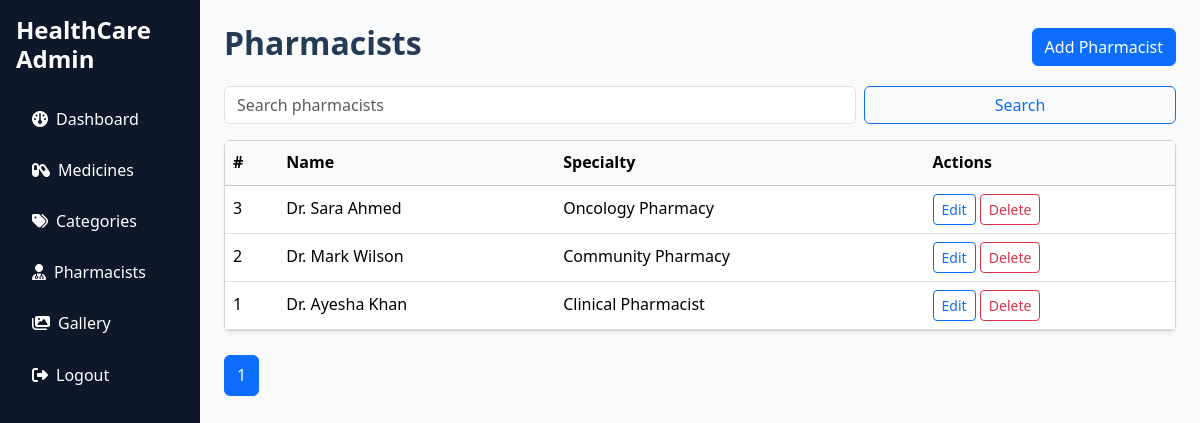
The app's page /admin/pharmacists.php (signed in) with its own data.
### tables this page shows
CREATE TABLE pharmacists (
    id INT AUTO_INCREMENT PRIMARY KEY,
    name VARCHAR(150) NOT NULL,
    specialty VARCHAR(150) NOT NULL,
    bio TEXT NOT NULL,
    photo VARCHAR(255) DEFAULT 'default.jpg',
    created_at TIMESTAMP DEFAULT CURRENT_TIMESTAMP
);

### config/database.php (called while the page is built, shortened)
<?php
function sanitize_input($data): string {
    return htmlspecialchars(trim($data), ENT_QUOTES, 'UTF-8');
}
?>

### admin/pharmacists.php (the view, shortened to what this page needs)
<?php
require_once __DIR__ . '/../config/database.php';
$search = trim($_GET['search'] ?? '');
$page = max(1, (int)($_GET['page'] ?? 1));
$limit = 8;
$offset = ($page - 1) * $limit;
$query = 'SELECT * FROM pharmacists WHERE 1=1';
$params = [];
$query .= ' ORDER BY id DESC LIMIT ? OFFSET ?';
$params[] = $limit;
$params[] = $offset;
$stmt = $pdo->prepare($query);
$stmt->execute($params);
$pharmacists = $stmt->fetchAll();
$countStmt = $pdo->prepare('SELECT COUNT(*) as total FROM pharmacists WHERE 1=1' . ($search !== '' ? ' AND (name LIKE ? OR specialty LIKE ? OR bio LIKE ?)' : ''));
if ($search !== '') {
    $countStmt->execute(['%' . $search . '%', '%' . $search . '%', '%' . $search . '%']);
} else {
    $countStmt->execute();
}
$total = $countStmt->fetch()['total'];
$totalPages = max(1, (int)ceil($total / $limit));
?>
<!DOCTYPE html>
<html lang="en">
<head>
    <link href="https://cdn.jsdelivr.net/npm/bootstrap@5.3.3/dist/css/bootstrap.min.css" rel="stylesheet">
    <link href="https://cdnjs.cloudflare.com/ajax/libs/font-awesome/6.5.2/css/all.min.css" rel="stylesheet">
    <link href="../assets/css/style.css" rel="stylesheet">
</head>
<body>
<div class="container-fluid">
    <div class="row">
        <nav class="col-md-3 col-lg-2 sidebar text-white p-3">
            <h4 class="fw-bold mb-4">HealthCare Admin</h4>
            <ul class="nav flex-column">
                <li class="nav-item mb-2"><a class="nav-link text-white" href="dashboard.php"><i class="fa-solid fa-gauge me-2"></i>Dashboard</a></li>
                <li class="nav-item mb-2"><a class="nav-link text-white" href="medicines.php"><i class="fa-solid fa-capsules me-2"></i>Medicines</a></li>
                <li class="nav-item mb-2"><a class="nav-link text-white" href="categories.php"><i class="fa-solid fa-tags me-2"></i>Categories</a></li>
                <li class="nav-item mb-2"><a class="nav-link text-white" href="pharmacists.php"><i class="fa-solid fa-user-doctor me-2"></i>Pharmacists</a></li>
                <li class="nav-item mb-2"><a class="nav-link text-white" href="gallery.php"><i class="fa-solid fa-images me-2"></i>Gallery</a></li>
                <li class="nav-item mb-2"><a class="nav-link text-white" href="logout.php"><i class="fa-solid fa-right-from-bracket me-2"></i>Logout</a></li>
            </ul>
        </nav>
        <main class="col-md-9 col-lg-10 admin-main p-4">
            <div class="d-flex justify-content-between align-items-center mb-3">
                <h2 class="fw-bold">Pharmacists</h2>
                <a href="pharmacists.php?action=add" class="btn btn-primary">Add Pharmacist</a>
            </div>
            <form class="row g-2 mb-3" method="get">
                <div class="col-md-8">
                    <input type="text" name="search" class="form-control" placeholder="Search pharmacists" value="<?php echo sanitize_input($search); ?>">
                </div>
                <div class="col-md-4">
                    <button class="btn btn-outline-primary w-100" type="submit">Search</button>
                </div>
            </form>
            <div class="card shadow-sm">
                <div class="table-responsive">
                    <table class="table table-hover align-middle mb-0">
                        <thead class="table-light">
                            <tr><th>#</th><th>Name</th><th>Specialty</th><th>Actions</th></tr>
                        </thead>
                        <tbody>
                        <?php foreach ($pharmacists as $pharmacist): ?>
                            <tr>
                                <td><?php echo $pharmacist['id']; ?></td>
                                <td><?php echo sanitize_input($pharmacist['name']); ?></td>
                                <td><?php echo sanitize_input($pharmacist['specialty']); ?></td>
                                <td>
                                    <a href="pharmacists.php?action=edit&id=<?php echo $pharmacist['id']; ?>" class="btn btn-sm btn-outline-primary">Edit</a>
                                    <a href="pharmacists.php?action=delete&id=<?php echo $pharmacist['id']; ?>" class="btn btn-sm btn-outline-danger" onclick="return confirm('Delete this pharmacist?')">Delete</a>
                                </td>
                            </tr>
                        <?php endforeach; ?>
                        </tbody>
                    </table>
                </div>
            </div>
            <nav class="mt-4">
                <ul class="pagination">
                    <?php for ($i = 1; $i <= $totalPages; $i++): ?>
                        <li class="page-item <?php echo $i === $page ? 'active' : ''; ?>">
                            <a class="page-link" href="pharmacists.php?page=<?php echo $i; ?>&search=<?php echo urlencode($search); ?>"><?php echo $i; ?></a>
                        </li>
                    <?php endfor; ?>
                </ul>
            </nav>
        </main>
    </div>
</div>
</body>
</html>

### assets/css/style.css (style rules this page uses)
:root { --primary: #0d6efd; --secondary: #198754; --accent: #f4f9ff; --text: #243b53; --muted: #5b6b7a; }
body { font-family: 'Segoe UI', Tahoma, Geneva, Verdana, sans-serif; line-height: 1.7; color: var(--text); background: linear-gradient(180deg, #ffffff 0%, var(--accent) 100%); }
.sidebar { min-height: 100vh; background: #0f172a; }
.admin-main { min-height: 100vh; background: #f8fafc; }
.table-responsive { overflow-x: auto; }

### records on screen
pharmacists: id "3", name "Dr. Sara Ahmed", specialty "Oncology Pharmacy"
pharmacists: id "2", name "Dr. Mark Wilson", specialty "Community Pharmacy"
pharmacists: id "1", name "Dr. Ayesha Khan", specialty "Clinical Pharmacist"
